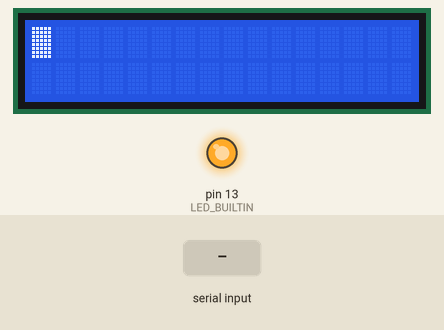
Bench run of a sketch on a simulated Arduino Uno, built with avr-gcc and run on an emulated ATmega328P. Parts: 16×2 character LCD, output pins drawn as LEDs (lit = HIGH). The inputs (shaded band) are chosen by the test bench. What the sketch prints to the serial monitor is not drawn.

Above: at 2.7 s.
2.8 s: "1" received over Serial
At 4.0 s:
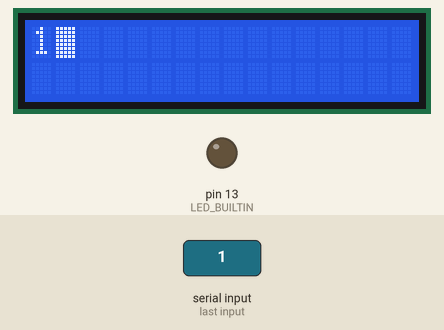
4.3 s: "0" received over Serial
At 5.2 s:
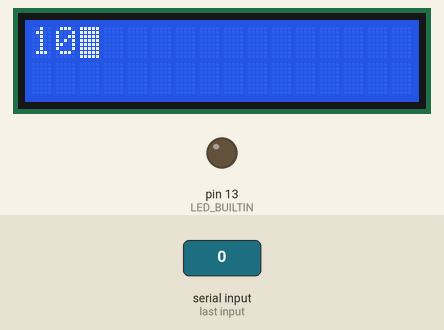
5.8 s: "2" received over Serial
At 6.3 s:
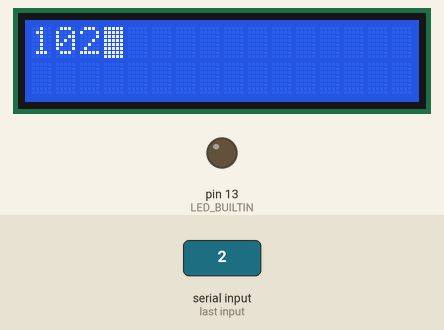
Timing chart, 0 to 8.8 s (numbered marks = the images above; inputs shaded):
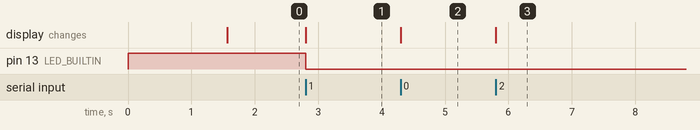

The sketch:

LCD.ino
```cpp
#include <LiquidCrystal.h>
// Initialize library with the numbers of interfaces pins
LiquidCrystal lcd(7, 8, 9, 10, 11, 12);

int   incomingByte = 0;
char  incomingChar;

void  setup_serial();
void  setup_crystal();

void  ft_bzero(char *str, int len)
{
  int   i;

  i = 0;
  while (i < len)
  {
    str[i] = 0;
    i++;
  }
  return ;
}

void  ft_strmv(char *src, char *dest)
{
  int   i1 = 0;

  while (src[i1])
  {
    dest[i1] = src[i1];
    i1++;
  }
  dest[i1] = 0;
  ft_bzero(src, i1);
}

void setup()
{
  pinMode(LED_BUILTIN, OUTPUT);
  setup_serial();
  setup_crystal();
}

char    c;
int     i = 0;
char    line[17];

void loop()
{

  if (Serial.available() > 0)
  {
    digitalWrite(LED_BUILTIN, HIGH);
    c = Serial.read();
    Serial.print("I received: "); Serial.println(c, DEC);
    if (c <= 31)
    {
      lcd.clear();
      lcd.print(line);
      lcd.setCursor(0, 1);
      ft_bzero(line, 17);
      i = 0;
    }
    else
    {
      if (i < 16)
        line[i] = c;
//      lcd.setCursor(i, 1);/
      lcd.write(c);
      i++;
    }
    digitalWrite(LED_BUILTIN, LOW);
  }
}

void  setup_serial()
{
  pinMode(LED_BUILTIN, OUTPUT);
  Serial.begin(9600);
  Serial.pprintln("Serial connection established");
  digitalWrite(LED_BUILTIN, HIGH);
}

void  setup_crystal()
{
  // set up the LCD's number of columns and rows:
  lcd.begin(16, 2);
  // Print a message to the LCD.
  lcd.print("Welcome");
  lcd.noBlink();
  delay(1500);
  lcd.clear();
  lcd.blink();
  // lcd.autoscroll();
  lcd.setCursor(0,0);
}
```

Measured:
- after the input at 2.8 s, pin 13 (LED_BUILTIN): HIGH → LOW at once; the display: changes at once (image 1)
- after the input at 4.3 s, the display: changes at once (image 2)
- after the input at 5.8 s, the display: changes at once (image 3)
